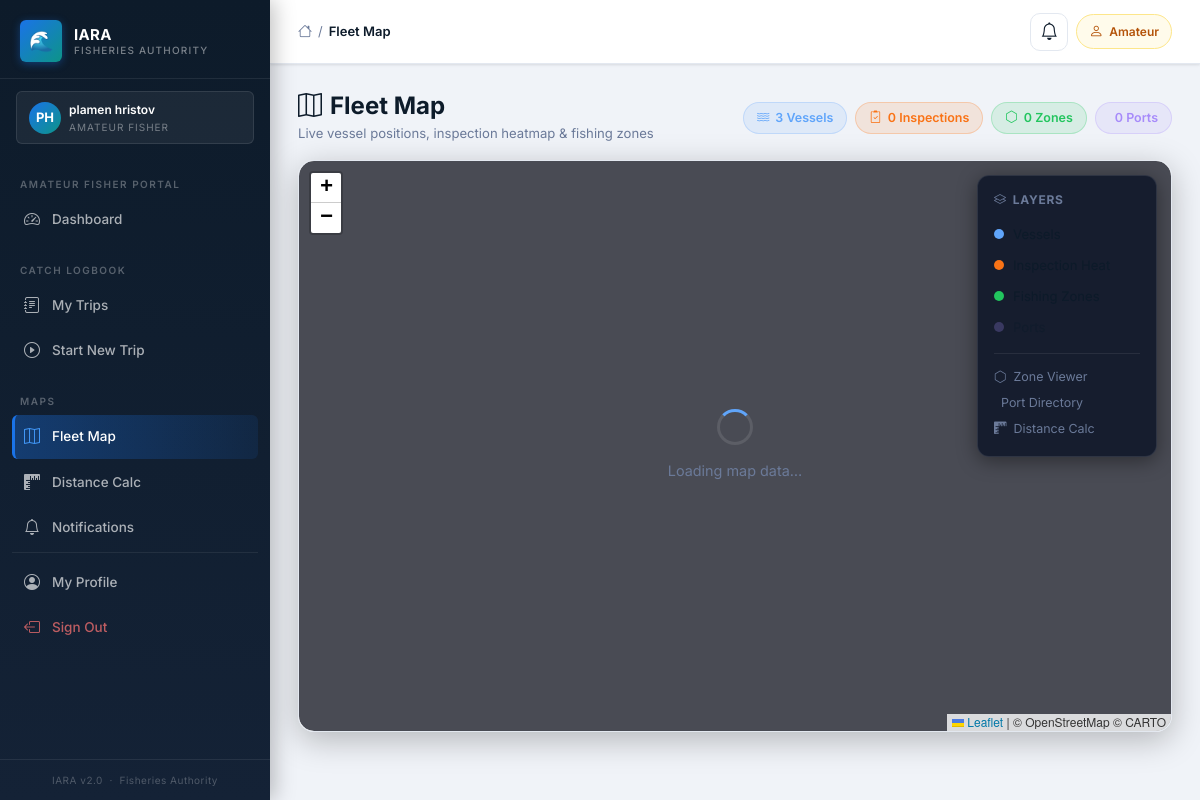
/maps/ (signed in), run on the app's committed database.
### iara_app/models.py (models this page shows, shortened)
class User(UserMixin, db.Model):
    __tablename__ = "users"
    id = db.Column(db.Integer, primary_key=True)
    first_name = db.Column(db.String(50), nullable=False)
    last_name = db.Column(db.String(50), nullable=False)
    email = db.Column(db.String(120), unique=True, nullable=False)
    phone = db.Column(db.String(20), nullable=False)
    role = db.Column(db.String(50), nullable=False)
    password_hash = db.Column(db.String(128), nullable=False)
    vessel_registration = db.Column(db.String(50))
    fishing_permit_number = db.Column(db.String(50))
    inspector_id = db.Column(db.Integer, db.ForeignKey("users.id"), nullable=True)
    id_number = db.Column(db.String(50))
    age_category = db.Column(db.String(20))
    created_at = db.Column(db.DateTime, default=datetime.utcnow)
    is_active = db.Column(db.Boolean, default=True)
    reset_token       = db.Column(db.String(100), nullable=True)
    reset_token_expiry = db.Column(db.DateTime, nullable=True)
    failed_logins   = db.Column(db.Integer, default=0)
    locked_until    = db.Column(db.DateTime, nullable=True)
    inspections = db.relationship("Inspection", foreign_keys="Inspection.inspector_id", backref="inspector", lazy=True)
    scheduled_inspections = db.relationship("ScheduledInspection", foreign_keys="ScheduledInspection.inspector_id", backref="assigned_inspector", lazy=True)
    created_scheduled_inspections = db.relationship("ScheduledInspection", foreign_keys="ScheduledInspection.created_by_id", backref="created_by_user", lazy=True)
    audit_logs = db.relationship("AuditLog", foreign_keys="AuditLog.user_id", backref="user", lazy=True)
    alerts = db.relationship("Alert", foreign_keys="Alert.user_id", backref="recipient", lazy=True)

### iara_app/routes/maps.py (the view)
@bp.route("/")
@login_required
def fleet_map():
    zone_count = FishingZone.query.filter_by(is_active=True).count()
    port_count = PortLocation.query.filter_by(is_active=True).count()
    vessel_count = Vessel.query.count()
    inspection_count = InspectionLocation.query.count()
    return render_template(
        "maps/fleet_map.html",
        title="Fleet Map",
        zone_count=zone_count,
        port_count=port_count,
        vessel_count=vessel_count,
        inspection_count=inspection_count,
    )

### iara_app/templates/maps/fleet_map.html (shortened to what this page needs)
{% extends "layout/base.html" %}
{% block content %}
<div class="map-page-header">
  <div class="map-page-title">
    <h1><i class="bi bi-map me-2"></i>Fleet Map</h1>
    <p class="map-page-sub">Live vessel positions, inspection heatmap &amp; fishing zones</p>
  </div>
  <div class="map-stat-pills">
    <span class="map-stat-pill vessels"><i class="bi bi-water"></i> {{ vessel_count }} Vessels</span>
    <span class="map-stat-pill inspections"><i class="bi bi-clipboard2-check"></i> {{ inspection_count }} Inspections</span>
    <span class="map-stat-pill zones"><i class="bi bi-hexagon"></i> {{ zone_count }} Zones</span>
    <span class="map-stat-pill ports"> {{ port_count }} Ports</span>
  </div>
</div>
<div class="map-wrapper" id="map-wrapper">
  <div class="map-layer-panel" id="layer-panel">
    <div class="layer-panel-title"><i class="bi bi-layers"></i> Layers</div>
    <label class="layer-toggle vessels-toggle">
      <span class="layer-toggle-dot" style="background:#60A5FA;"></span>
      <span>Vessels</span>
    </label>
    <label class="layer-toggle">
      <span class="layer-toggle-dot" style="background:#F97316;"></span>
      <span>Inspection Heat</span>
    </label>
    <label class="layer-toggle">
      <span class="layer-toggle-dot" style="background:#22C55E;"></span>
      <span>Fishing Zones</span>
    </label>
    <label class="layer-toggle">
      <span class="layer-toggle-dot" style="background:#A78BFA;"></span>
      <span>Ports</span>
    </label>
    <div class="layer-divider"></div>
    <a href="{{ url_for('maps.zones_map') }}" class="layer-link"><i class="bi bi-hexagon"></i> Zone Viewer</a>
    <a href="{{ url_for('maps.ports_map') }}" class="layer-link"> Port Directory</a>
    <a href="{{ url_for('maps.distance_calc') }}" class="layer-link"><i class="bi bi-rulers"></i> Distance Calc</a>
  </div>
  <div id="fleet-map"></div>
  <div class="map-loading" id="map-loading">
    <div class="map-loading-spinner"></div>
    <span>Loading map data…</span>
  </div>
</div>
{% endblock %}
{% block extra_scripts %}
<link rel="stylesheet" href="https://unpkg.com/leaflet@1.9.4/dist/leaflet.css"/>
<link rel="stylesheet" href="https://unpkg.com/leaflet.markercluster@1.5.3/dist/MarkerCluster.css"/>
<link rel="stylesheet" href="https://unpkg.com/leaflet.markercluster@1.5.3/dist/MarkerCluster.Default.css"/>
{% endblock %}

### iara_app/templates/layout/base.html (shortened to what this page needs)
<!DOCTYPE html>
<html lang="en">
<head>
  <link href="https://cdn.jsdelivr.net/npm/bootstrap@5.3.2/dist/css/bootstrap.min.css" rel="stylesheet">
  <link rel="stylesheet" href="https://cdn.jsdelivr.net/npm/bootstrap-icons@1.11.3/font/bootstrap-icons.min.css">
  <link rel="stylesheet" href="{{ url_for('static', filename='css/iara_theme.css') }}">
</head>
<body>
  {% if current_user.is_authenticated %}
  <aside class="iara-sidebar">
    <a class="sidebar-brand" href="#">
      <div class="sidebar-brand-icon">🌊</div>
      <div class="sidebar-brand-text">
        <div class="sidebar-brand-name">IARA</div>
        <div class="sidebar-brand-sub">Fisheries Authority</div>
      </div>
    </a>
    <div class="sidebar-role-banner">
      <div class="sidebar-role-avatar">
        {{ current_user.first_name[0]|upper }}{{ current_user.last_name[0]|upper }}
      </div>
      <div>
        <div class="sidebar-role-name">{{ current_user.first_name }} {{ current_user.last_name }}</div>
        <div class="sidebar-role-label">
          {% if current_user.role == "administrator" %}Administrator
          {% elif current_user.role == "inspector" %}Inspector
          {% elif current_user.role == "fisherman" %}Fisherman
          {% else %}Amateur Fisher{% endif %}
        </div>
      </div>
    </div>
    <nav class="sidebar-nav">
      {% if current_user.role == "amateur" %}
      <div class="sidebar-section-label">Amateur Fisher Portal</div>
      <a href="{{ url_for('fisherman.amateur_dashboard') }}"
        class="sidebar-link {% if request.endpoint == 'fisherman.amateur_dashboard' %}active{% endif %}">
        <i class="bi bi-speedometer2"></i> Dashboard
      </a>
      <div class="sidebar-section-label" style="margin-top:8px;">Catch Logbook</div>
      <a href="{{ url_for('trips.trips_list') }}"
        class="sidebar-link {% if request.endpoint in ['trips.trips_list','trips.trip_detail','trips.end_trip','trips.add_catch'] %}active{% endif %}">
        <i class="bi bi-journal-text"></i> My Trips
      </a>
      <a href="{{ url_for('trips.start_trip') }}"
        class="sidebar-link {% if request.endpoint == 'trips.start_trip' %}active{% endif %}">
        <i class="bi bi-play-circle"></i> Start New Trip
      </a>
      <div class="sidebar-section-label" style="margin-top:8px;">Maps</div>
      <a href="{{ url_for('maps.fleet_map') }}"
        class="sidebar-link {% if 'maps' in request.endpoint %}active{% endif %}">
        <i class="bi bi-map"></i> Fleet Map
      </a>
      <a href="{{ url_for('maps.distance_calc') }}"
        class="sidebar-link {% if request.endpoint == 'maps.distance_calc' %}active{% endif %}">
        <i class="bi bi-rulers"></i> Distance Calc
      </a>
      <a href="{{ url_for('alerts.notification_center') }}"
        class="sidebar-link {% if 'alerts' in request.endpoint %}active{% endif %}">
        <i class="bi bi-bell"></i> Notifications
      </a>
      {% endif %}
      <div class="sidebar-divider" style="margin-top:auto;"></div>
      <a href="{{ url_for('auth.profile') }}"
        class="sidebar-link {% if request.endpoint == 'auth.profile' %}active{% endif %}">
        <i class="bi bi-person-circle"></i> My Profile
      </a>
      <a href="{{ url_for('auth.logout') }}" class="sidebar-link danger">
        <i class="bi bi-box-arrow-left"></i> Sign Out
      </a>
    </nav>
    <div class="sidebar-footer">
      IARA v2.0 &nbsp;·&nbsp; Fisheries Authority
    </div>
  </aside>
  {% endif %}
  <div class="iara-main" {% if not current_user.is_authenticated %}style="margin-left:0;" {% endif %}>
    <header class="iara-topbar">
      <div class="topbar-breadcrumb">
        <i class="bi bi-house" style="color:var(--text-secondary);font-size:14px;"></i>
        <span class="bc-sep">/</span>
        <span class="bc-current">{{ title if title else "Dashboard" }}</span>
      </div>
      <div class="topbar-actions">
        {% if current_user.is_authenticated %}
        <a href="{{ url_for('alerts.notification_center') }}"
           id="notif-bell-btn"
           style="position:relative;display:inline-flex;align-items:center;justify-content:center;width:38px;height:38px;background:var(--surface-card);border:1px solid var(--border-color);border-radius:10px;text-decoration:none;color:var(--text-primary);transition:background .15s;"
           title="Notifications">
          <i class="bi bi-bell" style="font-size:1.1rem;"></i>
        </a>
        {% if current_user.role == "administrator" %}
        <span class="topbar-badge">
          <i class="bi bi-shield-check"></i> Administrator
        </span>
        {% elif current_user.role == "inspector" %}
        <span class="topbar-badge" style="background:#eff6ff;border-color:#bfdbfe;color:#1d4ed8;">
          <i class="bi bi-clipboard2-check"></i> Inspector
        </span>
        {% elif current_user.role == "fisherman" %}
        <span class="topbar-badge" style="background:#f0fdf4;border-color:#bbf7d0;color:#15803d;">
          <i class="bi bi-water"></i> Fisherman
        </span>
        {% else %}
        <span class="topbar-badge" style="background:#fffbeb;border-color:#fde68a;color:#b45309;">
          <i class="bi bi-person"></i> Amateur
        </span>
        {% endif %}
        {% endif %}
      </div>
    </header>
    <main class="iara-content">
      {% block content %}{% endblock %}
    </main>
  </div>
  {% block extra_scripts %}{% endblock %}
</body>
</html>

### iara_app/templates/maps/fleet_map.html (style rules this page uses)
.map-page-header { display: flex; align-items: center; justify-content: space-between; margin-bottom: 16px; flex-wrap: wrap; gap: 12px; }
.map-page-title h1 { font-size: 1.5rem; font-weight: 700; margin: 0; color: var(--text-primary); }
.map-page-sub { font-size: 0.82rem; color: var(--text-secondary); margin: 2px 0 0; }
.map-stat-pills { display: flex; gap: 8px; flex-wrap: wrap; }
.map-stat-pill { display: inline-flex; align-items: center; gap: 6px; padding: 5px 13px; border-radius: 20px; font-size: 0.78rem; font-weight: 600; }
.map-stat-pill.vessels { background: rgba(96,165,250,.12); color:#60A5FA; border:1px solid rgba(96,165,250,.25); }
.map-stat-pill.inspections { background: rgba(249,115,22,.12); color:#F97316; border:1px solid rgba(249,115,22,.25); }
.map-stat-pill.zones { background: rgba(34,197,94,.12); color:#22C55E; border:1px solid rgba(34,197,94,.25); }
.map-stat-pill.ports { background: rgba(167,139,250,.12); color:#A78BFA; border:1px solid rgba(167,139,250,.25); }
.map-wrapper { position: relative; border-radius: 16px; overflow: hidden; border: 1px solid var(--border-color); box-shadow: 0 8px 32px rgba(0,0,0,.25); }
#fleet-map { width: 100%; height: calc(100vh - 230px); min-height: 500px; }
.map-layer-panel { position: absolute; top: 14px; right: 14px; z-index: 1000; background: rgba(15,23,42,0.88); backdrop-filter: blur(16px); border: 1px solid rgba(255,255,255,.1); border-radius: 12px; padding: 14px 16px; min-width: 180px; box-shadow: 0 4px 20px rgba(0,0,0,.4); }
.layer-panel-title { font-size: 0.75rem; font-weight: 700; text-transform: uppercase; letter-spacing: .06em; color: var(--text-secondary); margin-bottom: 10px; display: flex; align-items: center; gap: 6px; }
.layer-toggle { display: flex; align-items: center; gap: 9px; padding: 5px 0; cursor: pointer; font-size: 0.82rem; color: var(--text-primary); user-select: none; }
.layer-toggle-dot { width: 10px; height: 10px; border-radius: 50%; flex-shrink: 0; transition: opacity .2s; }
.layer-toggle input:not(:checked) ~ .layer-toggle-dot { opacity: .25; }
.layer-toggle input:not(:checked) ~ span { opacity: .5; }
.layer-divider { border-top: 1px solid rgba(255,255,255,.08); margin: 10px 0; }
.layer-link { display: flex; align-items: center; gap: 7px; font-size: 0.78rem; color: var(--text-secondary); text-decoration: none; padding: 3px 0; transition: color .15s; }
.map-loading { position: absolute; inset: 0; z-index: 900; background: rgba(10,14,26,.7); backdrop-filter: blur(6px); display: flex; flex-direction: column; align-items: center; justify-content: center; gap: 14px; color: var(--text-secondary); font-size: 0.9rem; transition: opacity .3s; }
.map-loading-spinner { width: 36px; height: 36px; border-radius: 50%; border: 3px solid rgba(255,255,255,.1); border-top-color: #60A5FA; animation: spin .8s linear infinite; }

### data on the page
User: first_name "P", last_name "H", first_name "plamen", last_name "hristov"

### other printed values
{{ title if title else "Dashboard" }} "Fleet Map"
{{ vessel_count }} "3"
{{ inspection_count }} "0"
{{ zone_count }} "0"
{{ port_count }} "0"
